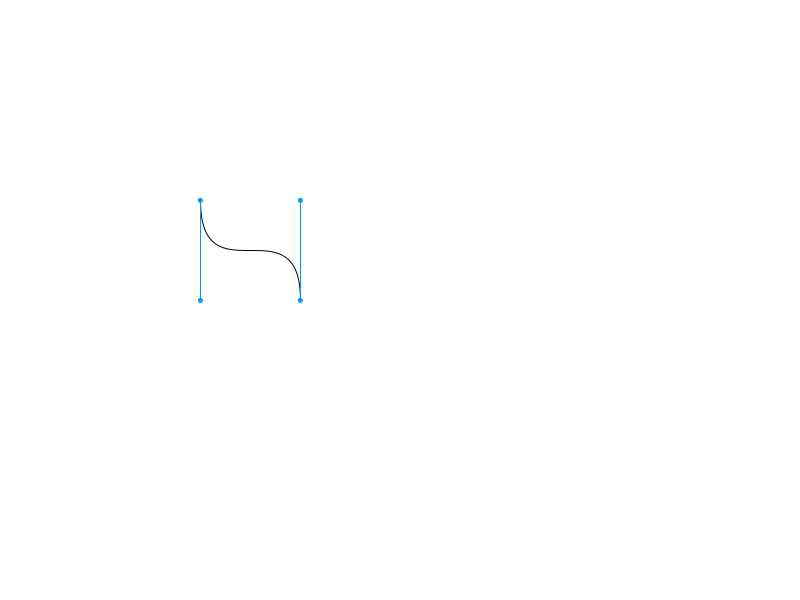
Frame 1 (no input)
Frame 60 (the mouse pressed at the canvas centre just before this capture): identical to frame 1, image omitted
Frame 120 (the mouse held since frame 60 and released just before this capture): identical to frame 1, image omitted

The Processing sketch that drew this single still picture (run headless with seeded random() and noise(); from frame 60 on, the mouse is pressed at the canvas centre):

// Processing sketch: bezier
// ── bezier.pde
Nodo p1, p2, p3, p4;

void setup() {
  size(800, 600);
  p1 = new Nodo(200, 200);
  p2 = new Nodo(200, 300);
  p3 = new Nodo(300, 200);
  p4 = new Nodo(300, 300);
}

void draw() {
  background(255);
  p1.act();
  p2.act();
  p3.act();
  p4.act();
  stroke(0);
  noFill();
  bezier(p1.x, p1.y, p2.x, p2.y, p3.x, p3.y, p4.x, p4.y);
  stroke(0, 150, 255);
  line(p1.x, p1.y, p2.x, p2.y);
  line(p3.x, p3.y, p4.x, p4.y);
}

void mousePressed() {
  if (dist(p1.x, p1.y, mouseX, mouseY)<4) {
    p1.sel = true;
  }
  if (dist(p2.x, p2.y, mouseX, mouseY)<4) {
    p2.sel = true;
  }
  if (dist(p3.x, p3.y, mouseX, mouseY)<4) {
    p3.sel = true;
  }
  if (dist(p4.x, p4.y, mouseX, mouseY)<4) {
    p4.sel = true;
  }
}

void mouseReleased() {
  p1.sel = false;
  p2.sel = false;
  p3.sel = false;
  p4.sel = false;
}

class Nodo {
  boolean sel;
  float x, y;
  Nodo(float x, float y) {
    this.x = x;
    this.y = y;
    sel = false;
  }
  void act() {
    if (sel) {
      x = mouseX;
      y = mouseY;
    } 
    dibujar();
  }
  void dibujar() {
    fill(0, 150, 255);
    stroke(0, 150, 255);
    ellipse(x, y, 4, 4);
  }
}
